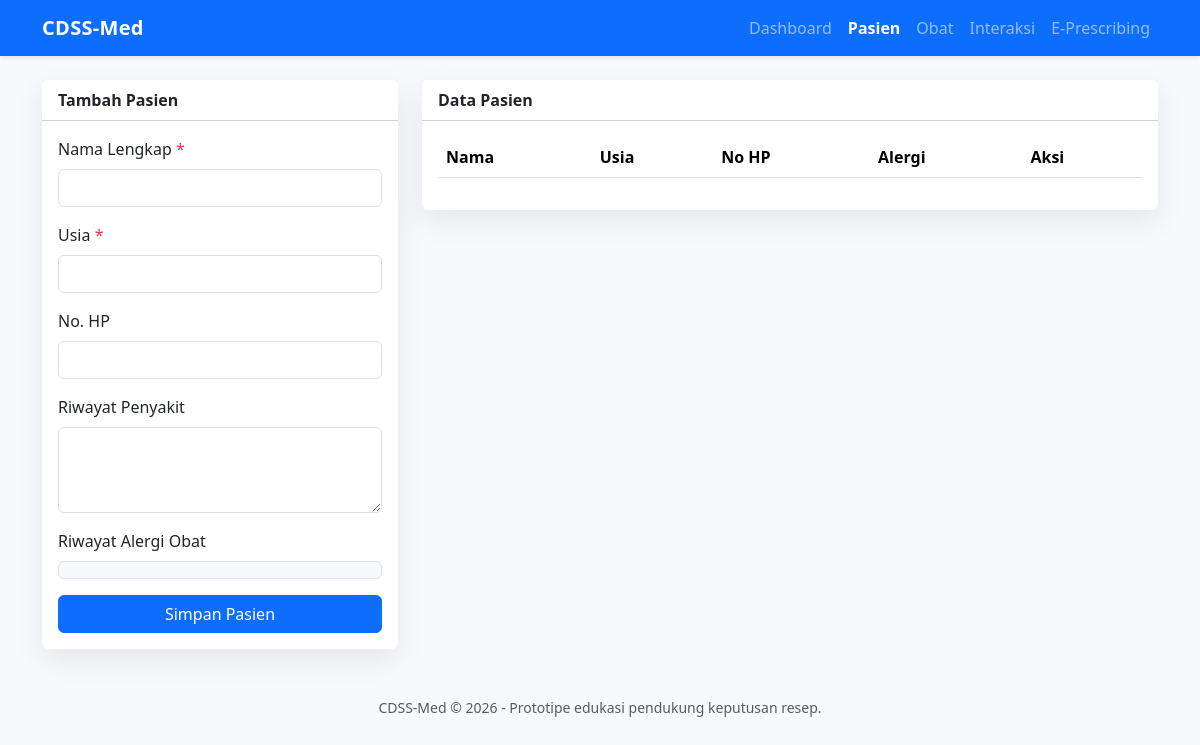
The page /pasien.php on the database as committed earlier.
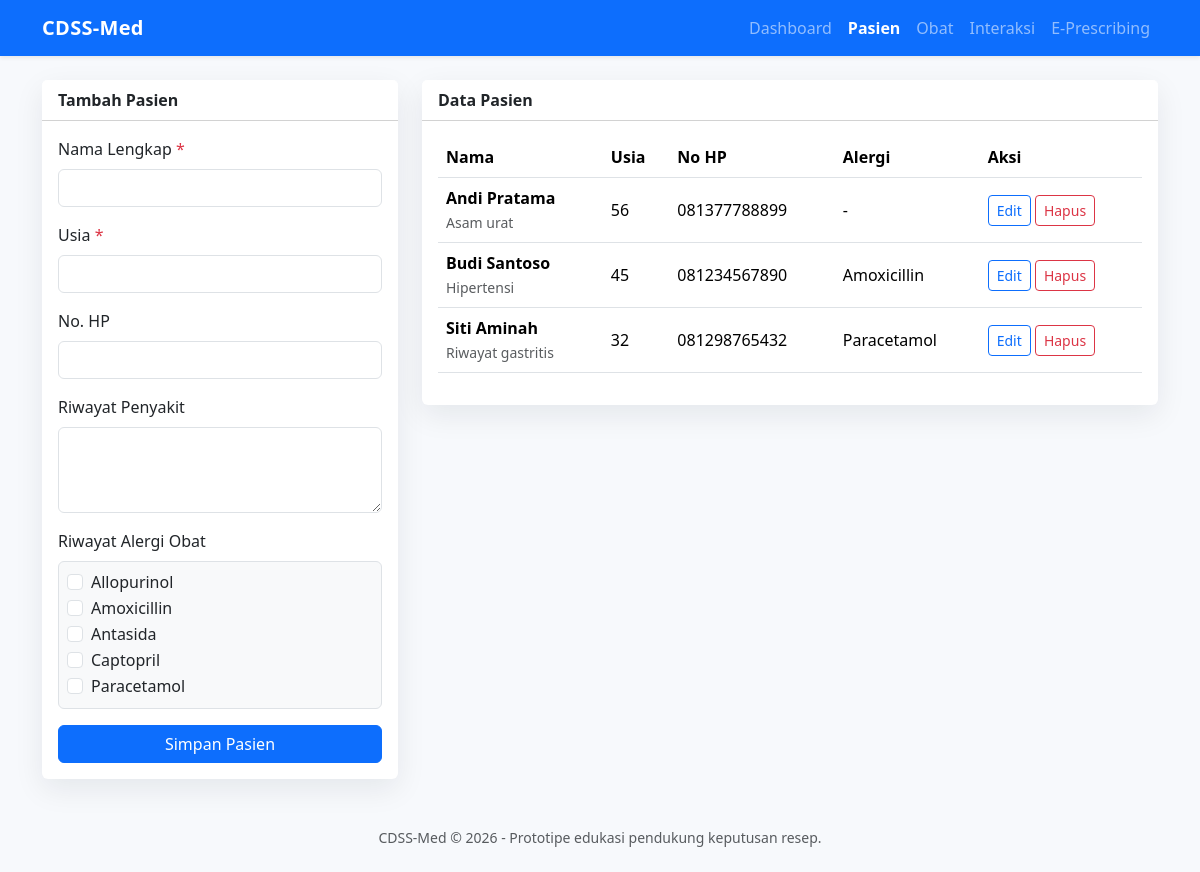
The same page on the database as committed later.
### tables this page shows
CREATE TABLE obat (
    id INT AUTO_INCREMENT PRIMARY KEY,
    nama_obat VARCHAR(120) NOT NULL UNIQUE,
    kategori VARCHAR(80) NULL,
    harga DECIMAL(12,2) NOT NULL DEFAULT 0,
    created_at TIMESTAMP DEFAULT CURRENT_TIMESTAMP
);

CREATE TABLE pasien (
    id INT AUTO_INCREMENT PRIMARY KEY,
    nama_lengkap VARCHAR(120) NOT NULL,
    usia INT NOT NULL,
    no_hp VARCHAR(25) NULL,
    riwayat_penyakit TEXT NULL,
    created_at TIMESTAMP DEFAULT CURRENT_TIMESTAMP
);

### koneksi.php (called while the page is built, shortened)
<?php
function e(?string $value): string
{
    return htmlspecialchars((string) $value, ENT_QUOTES, 'UTF-8');
}

### pasien.php (the view, shortened to what the changed rows need)
<?php
require_once 'koneksi.php';
$selectedAlergi = array();
$obatList = $pdo->query('SELECT * FROM obat ORDER BY nama_obat')->fetchAll();
$pasienList = $pdo->query(
    "SELECT p.*, GROUP_CONCAT(o.nama_obat ORDER BY o.nama_obat SEPARATOR ', ') AS daftar_alergi
     FROM pasien p
     LEFT JOIN alergi_pasien ap ON ap.pasien_id = p.id
     LEFT JOIN obat o ON o.id = ap.obat_id
     GROUP BY p.id
     ORDER BY p.nama_lengkap"
)->fetchAll();
require 'header.php';
?>
<div class="row g-4">
    <div class="col-lg-4">
        <div class="card">
            <div class="card-body">
                <form method="post">
                    <div class="mb-3">
                        <label class="form-label">Riwayat Alergi Obat</label>
                        <div class="border rounded p-2 bg-light" style="max-height: 180px; overflow:auto;">
                            <?php foreach ($obatList as $obat): ?>
                                <div class="form-check">
                                    <input class="form-check-input" type="checkbox" name="alergi_obat[]" value="<?= e($obat['id']); ?>" id="alergi<?= e($obat['id']); ?>" <?= in_array((int) $obat['id'], $selectedAlergi, true) ? 'checked' : ''; ?>>
                                    <label class="form-check-label" for="alergi<?= e($obat['id']); ?>"><?= e($obat['nama_obat']); ?></label>
                                </div>
                            <?php endforeach; ?>
                        </div>
                    </div>
                </form>
            </div>
        </div>
    </div>
    <div class="col-lg-8">
        <div class="card">
            <div class="card-body table-responsive">
                <table class="table table-hover align-middle">
                    <thead><tr><th>Nama</th><th>Usia</th><th>No HP</th><th>Alergi</th><th>Aksi</th></tr></thead>
                    <tbody>
                    <?php foreach ($pasienList as $pasien): ?>
                        <tr>
                            <td><strong><?= e($pasien['nama_lengkap']); ?></strong><br><span class="small text-muted"><?= e($pasien['riwayat_penyakit']); ?></span></td>
                            <td><?= e($pasien['usia']); ?></td>
                            <td><?= e($pasien['no_hp']); ?></td>
                            <td><?= e($pasien['daftar_alergi'] ?: '-'); ?></td>
                            <td class="text-nowrap">
                                <a class="btn btn-sm btn-outline-primary" href="?edit=<?= e($pasien['id']); ?>">Edit</a>
                                <a class="btn btn-sm btn-outline-danger" href="?hapus=<?= e($pasien['id']); ?>" onclick="return confirm('Hapus pasien ini?')">Hapus</a>
                            </td>
                        </tr>
                    <?php endforeach; ?>
                    </tbody>
                </table>
            </div>
        </div>
    </div>
</div>
<?php require 'footer.php'; ?>

### header.php (shortened to what the changed rows need)
<?php
$currentPage = basename($_SERVER['PHP_SELF']);
$menus = [
    'index.php' => 'Dashboard',
    'pasien.php' => 'Pasien',
    'obat.php' => 'Obat',
    'interaksi.php' => 'Interaksi',
    'e_prescribing.php' => 'E-Prescribing',
];
?>
<!doctype html>
<html lang="id">
<head>
    <link href="https://cdn.jsdelivr.net/npm/bootstrap@5.3.3/dist/css/bootstrap.min.css" rel="stylesheet">
</head>
<body>
<nav class="navbar navbar-expand-lg navbar-dark bg-primary shadow-sm">
    <div class="container">
        <div class="collapse navbar-collapse" id="navbarNav">
            <ul class="navbar-nav ms-auto">
                <?php foreach ($menus as $file => $label): ?>
                    <li class="nav-item">
                        <a class="nav-link <?= $currentPage === $file ? 'active fw-semibold' : ''; ?>" href="<?= $file; ?>"><?= $label; ?></a>
                    </li>
                <?php endforeach; ?>
            </ul>
        </div>
    </div>
</nav>
<main class="container py-4">

Rows that differ between the two databases and show on the page:
added obat: nama_obat "Allopurinol"
added obat: nama_obat "Amoxicillin"
added obat: nama_obat "Antasida"
added obat: nama_obat "Captopril"
added obat: nama_obat "Paracetamol"
added pasien: nama_lengkap "Andi Pratama", riwayat_penyakit "Asam urat", usia "56", no_hp "081377788899", daftar_alergi "-"
added pasien: nama_lengkap "Budi Santoso", riwayat_penyakit "Hipertensi", usia "45", no_hp "081234567890", daftar_alergi "Amoxicillin"
added pasien: nama_lengkap "Siti Aminah", riwayat_penyakit "Riwayat gastritis", usia "32", no_hp "081298765432", daftar_alergi "Paracetamol"
